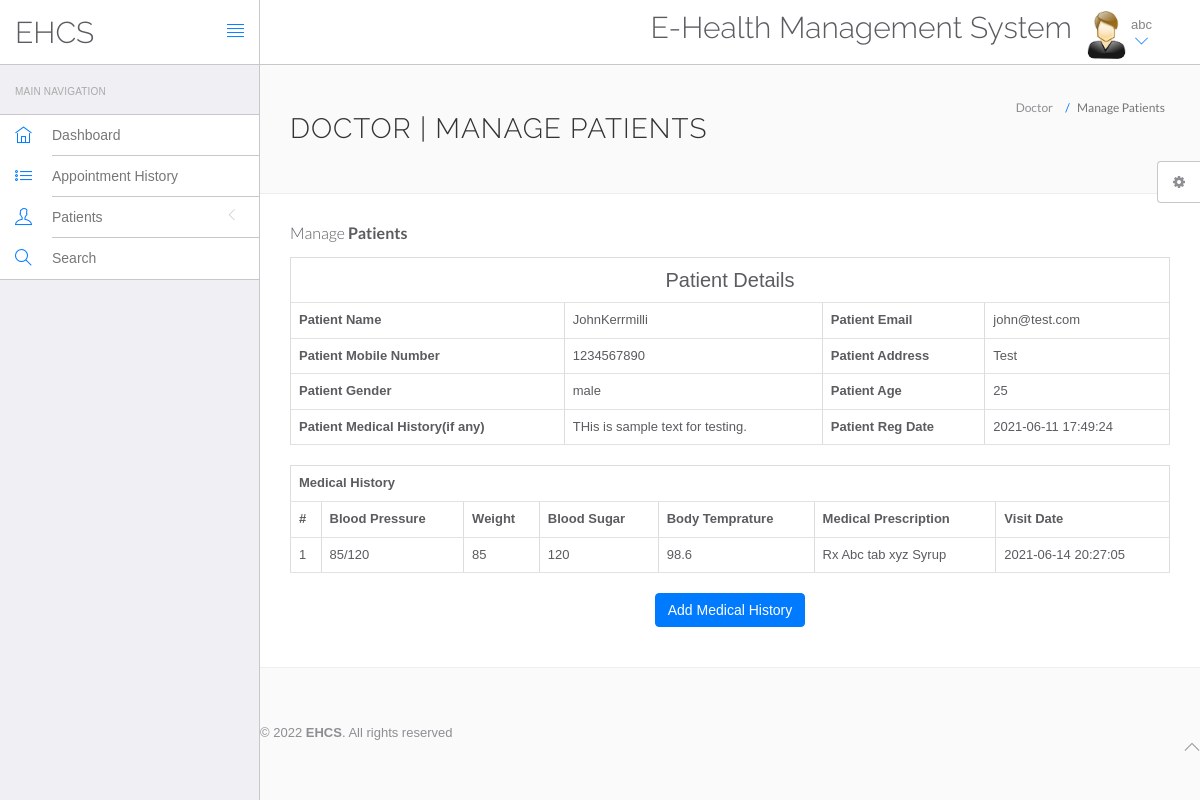
Page /EHCS/hms/doctor/view-patient.php?viewid=5 (signed in) on the committed database.
### tables this page shows
CREATE TABLE `doctors` (
  `id` int(11) NOT NULL,
  `specilization` varchar(255) DEFAULT NULL,
  `doctorName` varchar(255) DEFAULT NULL,
  `address` longtext DEFAULT NULL,
  `docFees` varchar(255) DEFAULT NULL,
  `contactno` bigint(11) DEFAULT NULL,
  `docEmail` varchar(255) DEFAULT NULL,
  `password` varchar(255) DEFAULT NULL,
  `creationDate` timestamp NULL DEFAULT current_timestamp(),
  `updationDate` timestamp NULL DEFAULT NULL ON UPDATE current_timestamp()
);

CREATE TABLE `tblpatient` (
  `ID` int(10) NOT NULL,
  `Docid` int(10) DEFAULT NULL,
  `PatientName` varchar(200) DEFAULT NULL,
  `PatientContno` bigint(10) DEFAULT NULL,
  `PatientEmail` varchar(200) DEFAULT NULL,
  `PatientGender` varchar(50) DEFAULT NULL,
  `PatientAdd` mediumtext DEFAULT NULL,
  `PatientAge` int(10) DEFAULT NULL,
  `PatientMedhis` mediumtext DEFAULT NULL,
  `CreationDate` timestamp NULL DEFAULT current_timestamp(),
  `UpdationDate` timestamp NULL DEFAULT NULL ON UPDATE current_timestamp()
);

CREATE TABLE `tblmedicalhistory` (
  `ID` int(10) NOT NULL,
  `PatientID` int(10) DEFAULT NULL,
  `BloodPressure` varchar(200) DEFAULT NULL,
  `BloodSugar` varchar(200) NOT NULL,
  `Weight` varchar(100) DEFAULT NULL,
  `Temperature` varchar(200) DEFAULT NULL,
  `MedicalPres` mediumtext DEFAULT NULL,
  `CreationDate` timestamp NOT NULL DEFAULT current_timestamp() ON UPDATE current_timestamp()
);

### EHCS/hms/doctor/view-patient.php (the view, shortened to what this page needs)
<?php
include('include/config.php');
?>
<!DOCTYPE html>
<html lang="en">
	<head>
		<link rel="stylesheet" href="vendor/bootstrap/css/bootstrap.min.css">
		<link rel="stylesheet" href="vendor/fontawesome/css/font-awesome.min.css">
		<link rel="stylesheet" href="vendor/themify-icons/themify-icons.min.css">
		<link href="vendor/animate.css/animate.min.css" rel="stylesheet" media="screen">
		<link href="vendor/perfect-scrollbar/perfect-scrollbar.min.css" rel="stylesheet" media="screen">
		<link href="vendor/switchery/switchery.min.css" rel="stylesheet" media="screen">
		<link href="vendor/bootstrap-touchspin/jquery.bootstrap-touchspin.min.css" rel="stylesheet" media="screen">
		<link href="vendor/select2/select2.min.css" rel="stylesheet" media="screen">
		<link href="vendor/bootstrap-datepicker/bootstrap-datepicker3.standalone.min.css" rel="stylesheet" media="screen">
		<link href="vendor/bootstrap-timepicker/bootstrap-timepicker.min.css" rel="stylesheet" media="screen">
		<link rel="stylesheet" href="assets/css/styles.css">
		<link rel="stylesheet" href="assets/css/plugins.css">
		<link rel="stylesheet" href="assets/css/themes/theme-1.css" id="skin_color" />
	</head>
	<body>
		<div id="app">
<?php include('include/sidebar.php');?>
<div class="app-content">
<?php include('include/header.php');?>
<div class="main-content" >
<div class="wrap-content container" id="container">
<section id="page-title">
<div class="row">
<div class="col-sm-8">
<h1 class="mainTitle">Doctor | Manage Patients</h1>
</div>
<ol class="breadcrumb">
<li>
<span>Doctor</span>
</li>
<li class="active">
<span>Manage Patients</span>
</li>
</ol>
</div>
</section>
<div class="container-fluid container-fullw bg-white">
<div class="row">
<div class="col-md-12">
<h5 class="over-title margin-bottom-15">Manage <span class="text-bold">Patients</span></h5>
<?php
                               $vid=$_GET['viewid'];
                               $ret=mysqli_query($con,"select * from tblpatient where ID='$vid'");
$cnt=1;
while ($row=mysqli_fetch_array($ret)) {
                               ?>
<table border="1" class="table table-bordered">
 <tr align="center">
<td colspan="4" style="font-size:20px;color:blue">
 Patient Details</td></tr>
    <tr>
    <th scope>Patient Name</th>
    <td><?php  echo $row['PatientName'];?></td>
    <th scope>Patient Email</th>
    <td><?php  echo $row['PatientEmail'];?></td>
  </tr>
  <tr>
    <th scope>Patient Mobile Number</th>
    <td><?php  echo $row['PatientContno'];?></td>
    <th>Patient Address</th>
    <td><?php  echo $row['PatientAdd'];?></td>
  </tr>
    <tr>
    <th>Patient Gender</th>
    <td><?php  echo $row['PatientGender'];?></td>
    <th>Patient Age</th>
    <td><?php  echo $row['PatientAge'];?></td>
  </tr>
  <tr>
    <th>Patient Medical History(if any)</th>
    <td><?php  echo $row['PatientMedhis'];?></td>
     <th>Patient Reg Date</th>
    <td><?php  echo $row['CreationDate'];?></td>
  </tr>
<?php }?>
</table>
<?php
$ret=mysqli_query($con,"select * from tblmedicalhistory  where PatientID='$vid'");
 ?>
<table id="datatable" class="table table-bordered dt-responsive nowrap" style="border-collapse: collapse; border-spacing: 0; width: 100%;">
  <tr align="center">
   <th colspan="8" >Medical History</th>
  </tr>
  <tr>
    <th>#</th>
<th>Blood Pressure</th>
<th>Weight</th>
<th>Blood Sugar</th>
<th>Body Temprature</th>
<th>Medical Prescription</th>
<th>Visit Date</th>
</tr>
<?php
while ($row=mysqli_fetch_array($ret)) {
  ?>
<tr>
  <td><?php echo $cnt;?></td>
 <td><?php  echo $row['BloodPressure'];?></td>
 <td><?php  echo $row['Weight'];?></td>
 <td><?php  echo $row['BloodSugar'];?></td>
  <td><?php  echo $row['Temperature'];?></td>
  <td><?php  echo $row['MedicalPres'];?></td>
  <td><?php  echo $row['CreationDate'];?></td>
</tr>
<?php $cnt=$cnt+1;} ?>
</table>
<p align="center">
 <button class="btn btn-primary waves-effect waves-light w-lg" data-toggle="modal" data-target="#myModal">Add Medical History</button></p>
</div>
</div>
</div>
</div>
	<?php include('include/footer.php');?>
	<?php include('include/setting.php');?>
		</div>
	</body>
</html>

### EHCS/hms/doctor/include/header.php (shortened to what this page needs)
<header class="navbar navbar-default navbar-static-top">
					<div class="navbar-header">
						<a class="navbar-brand" href="#">
							<h2 style="padding-top:20% ">EHCS</h2>
						</a>
						<a href="#" class="sidebar-toggler pull-right visible-md visible-lg" data-toggle-class="app-sidebar-closed" data-toggle-target="#app">
							<i class="ti-align-justify"></i>
						</a>
					</div>
					<div class="navbar-collapse collapse">
						<ul class="nav navbar-right">
								<li  style="padding-top:2% ">
								<h2>E-Health Management System</h2>
							</li>
							<li class="dropdown current-user">
								<a href class="dropdown-toggle" data-toggle="dropdown">
									<img src="assets/images/images.jpg" > <span class="username">
									<?php $query=mysqli_query($con,"select doctorName from doctors where id='".$_SESSION['id']."'");
while($row=mysqli_fetch_array($query))
{
	echo $row['doctorName'];
}
									?> <i class="ti-angle-down"></i></i></span>
								</a>
							</li>
						</ul>
					</div>
				</header>

### EHCS/hms/doctor/assets/css/themes/theme-1.css (style rules this page uses)
body { background: #FAFAFA; }
header .navbar-header { background: #ffffff !important; border-right-color: #c8c7cc !important; border-bottom-color: #c8c7cc !important; }
header .navbar-header .sidebar-toggler, header .navbar-header .sidebar-mobile-toggler { color: #007aff !important; }
header .navbar-header .navbar-brand { color: #777 !important; }
header .navbar-collapse { background: #ffffff !important; border-bottom-color: #c8c7cc !important; box-shadow: none !important; }
header .navbar-collapse .navbar-right > li > a { color: #777; }
header .navbar-collapse .navbar-right > li > a i { color: #007aff !important; }

### rows in the picture
doctors: doctorName "abc"
tblpatient: PatientName "JohnKerrmilli", PatientEmail "john@test.com", PatientContno "1234567890", PatientAdd "Test", PatientGender "male", PatientAge "25", PatientMedhis "THis is sample text for testing.", CreationDate "2021-06-11 17:49:24"
tblmedicalhistory: BloodPressure "85/120", Weight "85", BloodSugar "120", Temperature "98.6", MedicalPres "Rx Abc tab xyz Syrup", CreationDate "2021-06-14 20:27:05"
